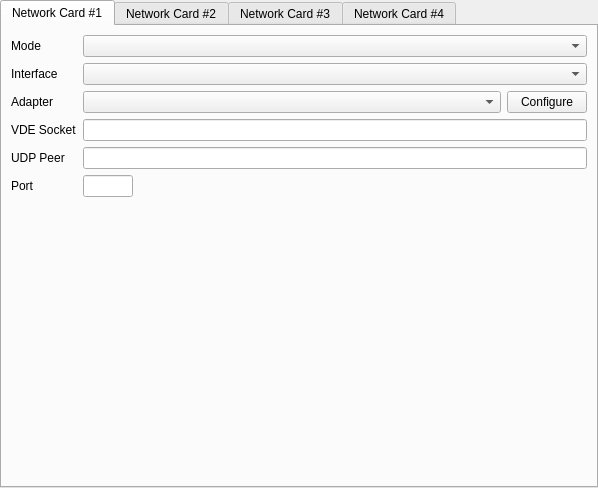
<?xml version="1.0" encoding="UTF-8"?>
<ui version="4.0">
 <class>SettingsNetwork</class>
 <widget class="QWidget" name="SettingsNetwork">
  <property name="geometry">
   <rect>
    <x>0</x>
    <y>0</y>
    <width>598</width>
    <height>488</height>
   </rect>
  </property>
  <property name="windowTitle">
   <string>Form</string>
  </property>
  <layout class="QVBoxLayout" name="verticalLayout">
   <property name="leftMargin">
    <number>0</number>
   </property>
   <property name="topMargin">
    <number>0</number>
   </property>
   <property name="rightMargin">
    <number>0</number>
   </property>
   <property name="bottomMargin">
    <number>0</number>
   </property>
   <item>
    <widget class="QTabWidget" name="tabWidget">
     <property name="currentIndex">
      <number>0</number>
     </property>
     <widget class="QWidget" name="tab_1">
      <attribute name="title">
       <string>Network Card #1</string>
      </attribute>
      <layout class="QGridLayout" name="gridLayout_3">
       <item row="9" column="2">
        <widget class="QLineEdit" name="udpPort1">
         <property name="maximumSize">
          <size>
           <width>50</width>
           <height>16777215</height>
          </size>
         </property>
         <property name="maxLength">
          <number>5</number>
         </property>
        </widget>
       </item>
       <item row="8" column="0">
        <widget class="QLabel" name="label_17">
         <property name="text">
          <string>UDP Peer</string>
         </property>
        </widget>
       </item>
       <item row="3" column="2" colspan="2">
        <widget class="QLineEdit" name="socketVDENIC1">
         <property name="maxLength">
          <number>127</number>
         </property>
        </widget>
       </item>
       <item row="3" column="0">
        <widget class="QLabel" name="label_3">
         <property name="text">
          <string>VDE Socket</string>
         </property>
        </widget>
       </item>
       <item row="10" column="2">
        <spacer name="verticalSpacer_2">
         <property name="orientation">
          <enum>Qt::Vertical</enum>
         </property>
         <property name="sizeHint" stdset="0">
          <size>
           <width>20</width>
           <height>40</height>
          </size>
         </property>
        </spacer>
       </item>
       <item row="0" column="0">
        <widget class="QLabel" name="label">
         <property name="sizePolicy">
          <sizepolicy hsizetype="Minimum" vsizetype="Preferred">
           <horstretch>0</horstretch>
           <verstretch>0</verstretch>
          </sizepolicy>
         </property>
         <property name="text">
          <string>Mode</string>
         </property>
        </widget>
       </item>
       <item row="1" column="0">
        <widget class="QLabel" name="label_2">
         <property name="sizePolicy">
          <sizepolicy hsizetype="Minimum" vsizetype="Preferred">
           <horstretch>0</horstretch>
           <verstretch>0</verstretch>
          </sizepolicy>
         </property>
         <property name="text">
          <string>Interface</string>
         </property>
        </widget>
       </item>
       <item row="0" column="2" colspan="2">
        <widget class="QComboBox" name="comboBoxNet1">
         <property name="sizePolicy">
          <sizepolicy hsizetype="Expanding" vsizetype="Fixed">
           <horstretch>0</horstretch>
           <verstretch>0</verstretch>
          </sizepolicy>
         </property>
        </widget>
       </item>
       <item row="1" column="2" colspan="2">
        <widget class="QComboBox" name="comboBoxIntf1">
         <property name="sizePolicy">
          <sizepolicy hsizetype="Expanding" vsizetype="Fixed">
           <horstretch>0</horstretch>
           <verstretch>0</verstretch>
          </sizepolicy>
         </property>
        </widget>
       </item>
       <item row="2" column="2">
        <widget class="QComboBox" name="comboBoxNIC1">
         <property name="sizePolicy">
          <sizepolicy hsizetype="Expanding" vsizetype="Fixed">
           <horstretch>0</horstretch>
           <verstretch>0</verstretch>
          </sizepolicy>
         </property>
         <property name="sizeAdjustPolicy">
          <enum>QComboBox::AdjustToContents</enum>
         </property>
        </widget>
       </item>
       <item row="2" column="3">
        <widget class="QPushButton" name="pushButtonConf1">
         <property name="sizePolicy">
          <sizepolicy hsizetype="Minimum" vsizetype="Fixed">
           <horstretch>0</horstretch>
           <verstretch>0</verstretch>
          </sizepolicy>
         </property>
         <property name="text">
          <string>Configure</string>
         </property>
        </widget>
       </item>
       <item row="2" column="0">
        <widget class="QLabel" name="label_7">
         <property name="sizePolicy">
          <sizepolicy hsizetype="Minimum" vsizetype="Preferred">
           <horstretch>0</horstretch>
           <verstretch>0</verstretch>
          </sizepolicy>
         </property>
         <property name="text">
          <string>Adapter</string>
         </property>
        </widget>
       </item>
       <item row="9" column="0">
        <widget class="QLabel" name="label_18">
         <property name="text">
          <string>Port</string>
         </property>
        </widget>
       </item>
       <item row="8" column="2" colspan="2">
        <widget class="QLineEdit" name="udpPeer1">
         <property name="maximumSize">
          <size>
           <width>16777215</width>
           <height>16777215</height>
          </size>
         </property>
         <property name="placeholderText">
          <string/>
         </property>
        </widget>
       </item>
      </layout>
     </widget>
     <widget class="QWidget" name="tab_2">
      <attribute name="title">
       <string>Network Card #2</string>
      </attribute>
      <layout class="QGridLayout" name="gridLayout">
       <item row="3" column="0">
        <widget class="QLabel" name="label_4">
         <property name="text">
          <string>VDE Socket</string>
         </property>
        </widget>
       </item>
       <item row="4" column="0">
        <widget class="QLabel" name="label_19">
         <property name="text">
          <string>UDP Peer</string>
         </property>
        </widget>
       </item>
       <item row="6" column="1">
        <spacer name="verticalSpacer">
         <property name="orientation">
          <enum>Qt::Vertical</enum>
         </property>
         <property name="sizeHint" stdset="0">
          <size>
           <width>20</width>
           <height>40</height>
          </size>
         </property>
        </spacer>
       </item>
       <item row="1" column="1" colspan="2">
        <widget class="QComboBox" name="comboBoxIntf2">
         <property name="sizePolicy">
          <sizepolicy hsizetype="Expanding" vsizetype="Fixed">
           <horstretch>0</horstretch>
           <verstretch>0</verstretch>
          </sizepolicy>
         </property>
        </widget>
       </item>
       <item row="2" column="2">
        <widget class="QPushButton" name="pushButtonConf2">
         <property name="text">
          <string>Configure</string>
         </property>
        </widget>
       </item>
       <item row="1" column="0">
        <widget class="QLabel" name="label_9">
         <property name="sizePolicy">
          <sizepolicy hsizetype="Minimum" vsizetype="Preferred">
           <horstretch>0</horstretch>
           <verstretch>0</verstretch>
          </sizepolicy>
         </property>
         <property name="text">
          <string>Interface</string>
         </property>
        </widget>
       </item>
       <item row="2" column="0">
        <widget class="QLabel" name="label_10">
         <property name="sizePolicy">
          <sizepolicy hsizetype="Minimum" vsizetype="Preferred">
           <horstretch>0</horstretch>
           <verstretch>0</verstretch>
          </sizepolicy>
         </property>
         <property name="text">
          <string>Adapter</string>
         </property>
        </widget>
       </item>
       <item row="2" column="1">
        <widget class="QComboBox" name="comboBoxNIC2">
         <property name="sizePolicy">
          <sizepolicy hsizetype="Expanding" vsizetype="Fixed">
           <horstretch>0</horstretch>
           <verstretch>0</verstretch>
          </sizepolicy>
         </property>
         <property name="sizeAdjustPolicy">
          <enum>QComboBox::AdjustToContents</enum>
         </property>
        </widget>
       </item>
       <item row="0" column="1" colspan="2">
        <widget class="QComboBox" name="comboBoxNet2">
         <property name="sizePolicy">
          <sizepolicy hsizetype="Expanding" vsizetype="Fixed">
           <horstretch>0</horstretch>
           <verstretch>0</verstretch>
          </sizepolicy>
         </property>
        </widget>
       </item>
       <item row="0" column="0">
        <widget class="QLabel" name="label_8">
         <property name="sizePolicy">
          <sizepolicy hsizetype="Minimum" vsizetype="Preferred">
           <horstretch>0</horstretch>
           <verstretch>0</verstretch>
          </sizepolicy>
         </property>
         <property name="text">
          <string>Mode</string>
         </property>
        </widget>
       </item>
       <item row="3" column="1" colspan="2">
        <widget class="QLineEdit" name="socketVDENIC2"/>
       </item>
       <item row="5" column="0">
        <widget class="QLabel" name="label_20">
         <property name="text">
          <string>Port</string>
         </property>
        </widget>
       </item>
       <item row="5" column="1">
        <widget class="QLineEdit" name="udpPort2">
         <property name="maximumSize">
          <size>
           <width>50</width>
           <height>16777215</height>
          </size>
         </property>
        </widget>
       </item>
       <item row="4" column="1" colspan="2">
        <widget class="QLineEdit" name="udpPeer2">
         <property name="maximumSize">
          <size>
           <width>16777215</width>
           <height>16777215</height>
          </size>
         </property>
        </widget>
       </item>
      </layout>
     </widget>
     <widget class="QWidget" name="tab_3">
      <attribute name="title">
       <string>Network Card #3</string>
      </attribute>
      <layout class="QGridLayout" name="gridLayout_2">
       <item row="3" column="1" colspan="2">
        <widget class="QLineEdit" name="socketVDENIC3"/>
       </item>
       <item row="6" column="1">
        <spacer name="verticalSpacer_3">
         <property name="orientation">
          <enum>Qt::Vertical</enum>
         </property>
         <property name="sizeHint" stdset="0">
          <size>
           <width>20</width>
           <height>40</height>
          </size>
         </property>
        </spacer>
       </item>
       <item row="2" column="0">
        <widget class="QLabel" name="label_13">
         <property name="sizePolicy">
          <sizepolicy hsizetype="Minimum" vsizetype="Preferred">
           <horstretch>0</horstretch>
           <verstretch>0</verstretch>
          </sizepolicy>
         </property>
         <property name="text">
          <string>Adapter</string>
         </property>
        </widget>
       </item>
       <item row="0" column="1" colspan="2">
        <widget class="QComboBox" name="comboBoxNet3">
         <property name="sizePolicy">
          <sizepolicy hsizetype="Expanding" vsizetype="Fixed">
           <horstretch>0</horstretch>
           <verstretch>0</verstretch>
          </sizepolicy>
         </property>
        </widget>
       </item>
       <item row="1" column="0">
        <widget class="QLabel" name="label_12">
         <property name="sizePolicy">
          <sizepolicy hsizetype="Minimum" vsizetype="Preferred">
           <horstretch>0</horstretch>
           <verstretch>0</verstretch>
          </sizepolicy>
         </property>
         <property name="text">
          <string>Interface</string>
         </property>
        </widget>
       </item>
       <item row="1" column="1" colspan="2">
        <widget class="QComboBox" name="comboBoxIntf3">
         <property name="sizePolicy">
          <sizepolicy hsizetype="Expanding" vsizetype="Fixed">
           <horstretch>0</horstretch>
           <verstretch>0</verstretch>
          </sizepolicy>
         </property>
        </widget>
       </item>
       <item row="4" column="0">
        <widget class="QLabel" name="label_21">
         <property name="text">
          <string>UDP Peer</string>
         </property>
        </widget>
       </item>
       <item row="2" column="1">
        <widget class="QComboBox" name="comboBoxNIC3">
         <property name="sizePolicy">
          <sizepolicy hsizetype="Expanding" vsizetype="Fixed">
           <horstretch>0</horstretch>
           <verstretch>0</verstretch>
          </sizepolicy>
         </property>
         <property name="sizeAdjustPolicy">
          <enum>QComboBox::AdjustToContents</enum>
         </property>
        </widget>
       </item>
       <item row="2" column="2">
        <widget class="QPushButton" name="pushButtonConf3">
         <property name="sizePolicy">
          <sizepolicy hsizetype="Minimum" vsizetype="Fixed">
           <horstretch>0</horstretch>
           <verstretch>0</verstretch>
          </sizepolicy>
         </property>
         <property name="text">
          <string>Configure</string>
         </property>
        </widget>
       </item>
       <item row="3" column="0">
        <widget class="QLabel" name="label_5">
         <property name="text">
          <string>VDE Socket </string>
         </property>
        </widget>
       </item>
       <item row="0" column="0">
        <widget class="QLabel" name="label_11">
         <property name="sizePolicy">
          <sizepolicy hsizetype="Minimum" vsizetype="Preferred">
           <horstretch>0</horstretch>
           <verstretch>0</verstretch>
          </sizepolicy>
         </property>
         <property name="text">
          <string>Mode</string>
         </property>
        </widget>
       </item>
       <item row="5" column="0">
        <widget class="QLabel" name="label_22">
         <property name="text">
          <string>Port</string>
         </property>
        </widget>
       </item>
       <item row="4" column="1" colspan="2">
        <widget class="QLineEdit" name="udpPeer3">
         <property name="maximumSize">
          <size>
           <width>16777215</width>
           <height>16777215</height>
          </size>
         </property>
        </widget>
       </item>
       <item row="5" column="1">
        <widget class="QLineEdit" name="udpPort3">
         <property name="maximumSize">
          <size>
           <width>50</width>
           <height>16777215</height>
          </size>
         </property>
        </widget>
       </item>
      </layout>
     </widget>
     <widget class="QWidget" name="tab_4">
      <attribute name="title">
       <string>Network Card #4</string>
      </attribute>
      <layout class="QGridLayout" name="gridLayout_4">
       <item row="3" column="1" colspan="2">
        <widget class="QLineEdit" name="socketVDENIC4"/>
       </item>
       <item row="2" column="0">
        <widget class="QLabel" name="label_16">
         <property name="sizePolicy">
          <sizepolicy hsizetype="Minimum" vsizetype="Preferred">
           <horstretch>0</horstretch>
           <verstretch>0</verstretch>
          </sizepolicy>
         </property>
         <property name="text">
          <string>Adapter</string>
         </property>
        </widget>
       </item>
       <item row="1" column="0">
        <widget class="QLabel" name="label_15">
         <property name="sizePolicy">
          <sizepolicy hsizetype="Minimum" vsizetype="Preferred">
           <horstretch>0</horstretch>
           <verstretch>0</verstretch>
          </sizepolicy>
         </property>
         <property name="text">
          <string>Interface</string>
         </property>
        </widget>
       </item>
       <item row="0" column="0">
        <widget class="QLabel" name="label_14">
         <property name="sizePolicy">
          <sizepolicy hsizetype="Minimum" vsizetype="Preferred">
           <horstretch>0</horstretch>
           <verstretch>0</verstretch>
          </sizepolicy>
         </property>
         <property name="text">
          <string>Mode</string>
         </property>
        </widget>
       </item>
       <item row="2" column="1">
        <widget class="QComboBox" name="comboBoxNIC4">
         <property name="sizePolicy">
          <sizepolicy hsizetype="Expanding" vsizetype="Fixed">
           <horstretch>0</horstretch>
           <verstretch>0</verstretch>
          </sizepolicy>
         </property>
         <property name="sizeAdjustPolicy">
          <enum>QComboBox::AdjustToContents</enum>
         </property>
        </widget>
       </item>
       <item row="4" column="0">
        <widget class="QLabel" name="label_23">
         <property name="text">
          <string>UDP Peer</string>
         </property>
        </widget>
       </item>
       <item row="0" column="1" colspan="2">
        <widget class="QComboBox" name="comboBoxNet4">
         <property name="sizePolicy">
          <sizepolicy hsizetype="Expanding" vsizetype="Fixed">
           <horstretch>0</horstretch>
           <verstretch>0</verstretch>
          </sizepolicy>
         </property>
        </widget>
       </item>
       <item row="1" column="1" colspan="2">
        <widget class="QComboBox" name="comboBoxIntf4">
         <property name="sizePolicy">
          <sizepolicy hsizetype="Expanding" vsizetype="Fixed">
           <horstretch>0</horstretch>
           <verstretch>0</verstretch>
          </sizepolicy>
         </property>
        </widget>
       </item>
       <item row="2" column="2">
        <widget class="QPushButton" name="pushButtonConf4">
         <property name="sizePolicy">
          <sizepolicy hsizetype="Minimum" vsizetype="Fixed">
           <horstretch>0</horstretch>
           <verstretch>0</verstretch>
          </sizepolicy>
         </property>
         <property name="text">
          <string>Configure</string>
         </property>
        </widget>
       </item>
       <item row="6" column="1">
        <spacer name="verticalSpacer_4">
         <property name="orientation">
          <enum>Qt::Vertical</enum>
         </property>
         <property name="sizeHint" stdset="0">
          <size>
           <width>20</width>
           <height>40</height>
          </size>
         </property>
        </spacer>
       </item>
       <item row="3" column="0">
        <widget class="QLabel" name="label_6">
         <property name="text">
          <string>VDE Socket</string>
         </property>
        </widget>
       </item>
       <item row="5" column="0">
        <widget class="QLabel" name="label_24">
         <property name="text">
          <string>Port</string>
         </property>
        </widget>
       </item>
       <item row="4" column="1" colspan="2">
        <widget class="QLineEdit" name="udpPeer4"/>
       </item>
       <item row="5" column="1">
        <widget class="QLineEdit" name="udpPort4">
         <property name="maximumSize">
          <size>
           <width>50</width>
           <height>16777215</height>
          </size>
         </property>
        </widget>
       </item>
      </layout>
     </widget>
    </widget>
   </item>
  </layout>
 </widget>
 <resources/>
 <connections/>
</ui>
